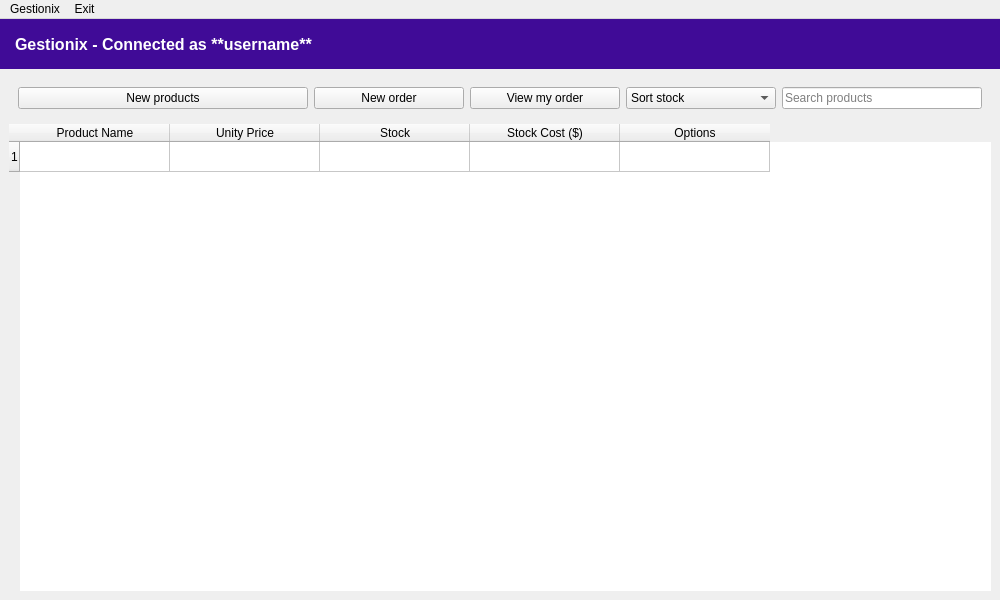
<?xml version="1.0" encoding="UTF-8"?>
<ui version="4.0">
 <class>MainWindow</class>
 <widget class="QMainWindow" name="MainWindow">
  <property name="geometry">
   <rect>
    <x>0</x>
    <y>0</y>
    <width>1000</width>
    <height>600</height>
   </rect>
  </property>
  <property name="windowTitle">
   <string>Stock Management Example</string>
  </property>
  <property name="windowIcon">
   <iconset>
    <normaloff>icon/joomla-64.ico</normaloff>icon/joomla-64.ico</iconset>
  </property>
  <property name="styleSheet">
   <string notr="true">QLabel {
	color: white;
	font-size: 18px;
	font-weight: bold;
}

QFrame {
	border: none;
}</string>
  </property>
  <property name="iconSize">
   <size>
    <width>30</width>
    <height>30</height>
   </size>
  </property>
  <widget class="QWidget" name="centralwidget">
   <layout class="QVBoxLayout" name="verticalLayout_6">
    <property name="spacing">
     <number>0</number>
    </property>
    <property name="leftMargin">
     <number>0</number>
    </property>
    <property name="topMargin">
     <number>0</number>
    </property>
    <property name="rightMargin">
     <number>0</number>
    </property>
    <property name="bottomMargin">
     <number>0</number>
    </property>
    <item>
     <widget class="QFrame" name="frame_2">
      <property name="minimumSize">
       <size>
        <width>0</width>
        <height>50</height>
       </size>
      </property>
      <property name="maximumSize">
       <size>
        <width>16777215</width>
        <height>50</height>
       </size>
      </property>
      <property name="styleSheet">
       <string notr="true">QFrame {
	background-color: #400b97;
}

QLabel {
	color: #fff;
	font-size: 16px;
	font-weight: bold;
}</string>
      </property>
      <property name="frameShape">
       <enum>QFrame::Shape::StyledPanel</enum>
      </property>
      <property name="frameShadow">
       <enum>QFrame::Shadow::Raised</enum>
      </property>
      <layout class="QHBoxLayout" name="horizontalLayout_2">
       <property name="leftMargin">
        <number>15</number>
       </property>
       <item>
        <widget class="QLabel" name="title">
         <property name="text">
          <string>Gestionix - Connected as **username**</string>
         </property>
        </widget>
       </item>
      </layout>
     </widget>
    </item>
    <item>
     <widget class="QFrame" name="frame_3">
      <property name="frameShape">
       <enum>QFrame::Shape::StyledPanel</enum>
      </property>
      <property name="frameShadow">
       <enum>QFrame::Shadow::Raised</enum>
      </property>
      <layout class="QGridLayout" name="gridLayout">
       <item row="0" column="0">
        <widget class="QFrame" name="actions">
         <property name="frameShape">
          <enum>QFrame::Shape::StyledPanel</enum>
         </property>
         <property name="frameShadow">
          <enum>QFrame::Shadow::Raised</enum>
         </property>
         <layout class="QHBoxLayout" name="horizontalLayout">
          <item>
           <widget class="QPushButton" name="addButtons">
            <property name="cursor">
             <cursorShape>PointingHandCursor</cursorShape>
            </property>
            <property name="text">
             <string>New products</string>
            </property>
           </widget>
          </item>
          <item>
           <widget class="QPushButton" name="createOrder">
            <property name="minimumSize">
             <size>
              <width>0</width>
              <height>0</height>
             </size>
            </property>
            <property name="maximumSize">
             <size>
              <width>150</width>
              <height>16777215</height>
             </size>
            </property>
            <property name="cursor">
             <cursorShape>PointingHandCursor</cursorShape>
            </property>
            <property name="text">
             <string>New order</string>
            </property>
           </widget>
          </item>
          <item>
           <widget class="QPushButton" name="viewOrder">
            <property name="maximumSize">
             <size>
              <width>150</width>
              <height>16777215</height>
             </size>
            </property>
            <property name="cursor">
             <cursorShape>PointingHandCursor</cursorShape>
            </property>
            <property name="text">
             <string>View my order</string>
            </property>
           </widget>
          </item>
          <item>
           <widget class="QComboBox" name="sortCombo">
            <property name="maximumSize">
             <size>
              <width>150</width>
              <height>32</height>
             </size>
            </property>
            <property name="cursor">
             <cursorShape>PointingHandCursor</cursorShape>
            </property>
            <item>
             <property name="text">
              <string>Sort stock</string>
             </property>
            </item>
            <item>
             <property name="text">
              <string>Name</string>
             </property>
            </item>
            <item>
             <property name="text">
              <string>Price</string>
             </property>
            </item>
            <item>
             <property name="text">
              <string>Date</string>
             </property>
            </item>
            <item>
             <property name="text">
              <string>Stock</string>
             </property>
            </item>
           </widget>
          </item>
          <item>
           <widget class="QLineEdit" name="searchLine">
            <property name="maximumSize">
             <size>
              <width>200</width>
              <height>12000000</height>
             </size>
            </property>
            <property name="placeholderText">
             <string>Search products</string>
            </property>
           </widget>
          </item>
         </layout>
        </widget>
       </item>
       <item row="1" column="0">
        <widget class="QTableWidget" name="tableWidget">
         <attribute name="horizontalHeaderDefaultSectionSize">
          <number>150</number>
         </attribute>
         <row/>
         <column>
          <property name="text">
           <string>Product Name</string>
          </property>
         </column>
         <column>
          <property name="text">
           <string>Unity Price</string>
          </property>
         </column>
         <column>
          <property name="text">
           <string>Stock</string>
          </property>
         </column>
         <column>
          <property name="text">
           <string>Stock Cost ($)</string>
          </property>
         </column>
         <column>
          <property name="text">
           <string>Options</string>
          </property>
         </column>
         <item row="0" column="0">
          <property name="text">
           <string/>
          </property>
         </item>
         <item row="0" column="1">
          <property name="text">
           <string/>
          </property>
         </item>
         <item row="0" column="2">
          <property name="text">
           <string/>
          </property>
         </item>
         <item row="0" column="3">
          <property name="text">
           <string/>
          </property>
         </item>
         <item row="0" column="4">
          <property name="text">
           <string/>
          </property>
         </item>
        </widget>
       </item>
      </layout>
     </widget>
    </item>
   </layout>
  </widget>
  <widget class="QMenuBar" name="menuBar">
   <property name="geometry">
    <rect>
     <x>0</x>
     <y>0</y>
     <width>1000</width>
     <height>24</height>
    </rect>
   </property>
   <property name="defaultUp">
    <bool>false</bool>
   </property>
   <property name="nativeMenuBar">
    <bool>false</bool>
   </property>
   <widget class="QMenu" name="menuLogout">
    <property name="title">
     <string>Gestionix</string>
    </property>
    <addaction name="actionSave_PDF_Order"/>
    <addaction name="actionSave_PDF_Stock"/>
    <addaction name="separator"/>
    <addaction name="actionLogout"/>
    <addaction name="actionExit"/>
   </widget>
   <widget class="QMenu" name="menuExit">
    <property name="title">
     <string>Exit</string>
    </property>
   </widget>
   <addaction name="menuLogout"/>
   <addaction name="menuExit"/>
  </widget>
  <action name="actionLogout">
   <property name="text">
    <string>Logout</string>
   </property>
  </action>
  <action name="actionExit">
   <property name="text">
    <string>Exit</string>
   </property>
  </action>
  <action name="actionSave_PDF_Order">
   <property name="text">
    <string>Save PDF Order</string>
   </property>
  </action>
  <action name="actionSave_PDF_Stock">
   <property name="text">
    <string>Save PDF Stock</string>
   </property>
  </action>
 </widget>
 <resources/>
 <connections/>
</ui>
